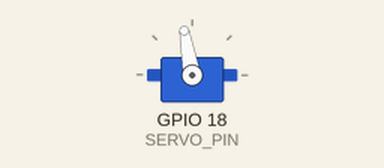
Recording of a sketch running on a simulated ESP32. On the bench: servo.

Above: at 0.05 s.
Timing chart, 0 to 4.6 s (numbered marks = the images above):
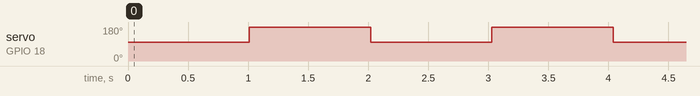

The sketch:

Servo_Test.ino
```cpp
#include <ESP32Servo.h>
#define SERVO_PIN 18
Servo servo;
void setup() {
  Serial.begin(9600);
  servo.attach(SERVO_PIN);
}
void moveServoTo(int angle) {
  angle = constrain(angle, 0, 180); // Constrain the angle between 70 and 130 degrees//constrain(angle, 70, 130)
  servo.write(angle);               // Move the servo to the specified angle
   delay(10);
}
void loop() {
  moveServoTo(100);   // Servo Right turn.
  delay(1000);          // Delay for 1 second.
  moveServoTo(180);  // Servo Center turn.
  delay(1000);
}
```

Measured:
- by itself, servo on GPIO 18 (SERVO_PIN): alternates 180° for 1.0 s and 100° for 1.0 s
